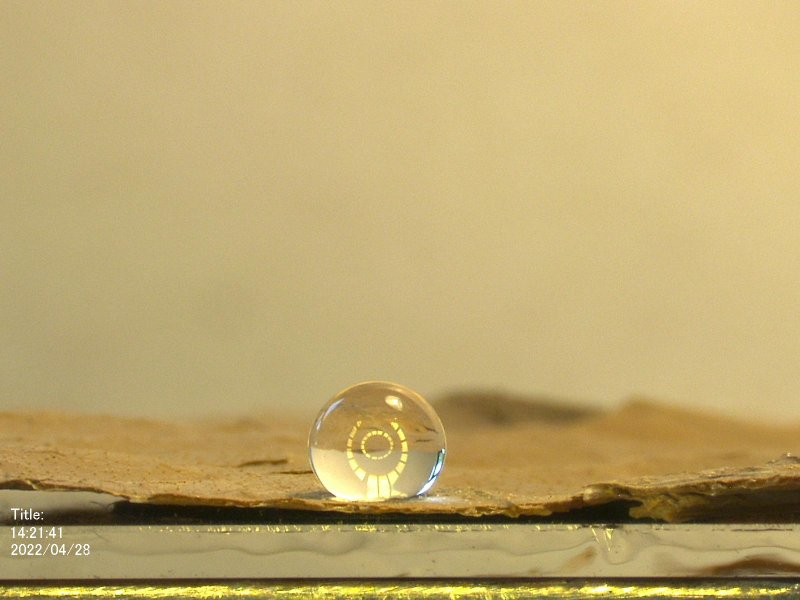
#> input picture fwdfoto/h20-lotus.jpg, 1600 x 1200 px (shown at 1/2 size); its folder holds only this picture in this run
$ python run_all.py   (older library calls are emulated)
#> lines starting #> are read from the running program, lines starting #| are printed output that depends on the picture
#> in preprocess_image, img is the input picture: shape (1200, 1600, 3); mean B, G, R 112.2, 169, 190.4
### automatic_segmentation/methods/preprocessing.py
"""
================================================================================
Step 2 — Preprocessing Pipeline
Sessile Drop Contact Angle Images
================================================================================

Dataset:  40 immagini RGB (1280x960 px)
          3 liquidi (H2O, CH2I2, Octanol) x ~13 substrati
Autori:   [nome]
Corso:    CO4 I4LS — ZHAW
================================================================================

Pipeline steps:
  1. Crop timestamp         (bottom 13% dell'immagine)
  2. Selezione canale       (canale RGB con varianza massima nella ROI superiore)
  3. Rilevamento substrato  (Sobel-y peak nella metà inferiore)
  4. Background subtraction (morphological closing + divisione normalizzata)
  5. CLAHE                  (clip=1.5, tile=16x16)
  6. Bilateral filter       (d=9, sigmaColor=sigmaSpace=75)
  7. Blank detection        (varianza ROI sopra substrato < soglia)

Requirements:
  pip install opencv-python numpy matplotlib
"""

import cv2
import numpy as np
from pathlib import Path
import matplotlib.pyplot as plt


# ================================================================================
# COSTANTI GLOBALI
# Calibrate sull'intero dataset di 40 immagini
# ================================================================================

TIMESTAMP_FRACTION  = 0.13    # bottom 13% contiene il testo timestamp
CLAHE_CLIP_LIMIT    = 1.5     # conservativo: non amplifica rumore
CLAHE_TILE_GRID     = (16, 16)
BILATERAL_D         = 9
BILATERAL_SIGMA_C   = 75
BILATERAL_SIGMA_S   = 75
MORPH_BG_KERNEL     = 101     # kernel per background subtraction (px)
BLANK_VAR_THRESHOLD = 25.0    # varianza sotto la quale → nessuna goccia
                               # calibrato su: i2-fuoc, test.jpg


# ================================================================================
# STEP 2.1 — Crop del timestamp
# ================================================================================

def crop_timestamp(img: np.ndarray,
                   fraction: float = TIMESTAMP_FRACTION) -> np.ndarray:
    """
    Rimuove il banner inferiore con timestamp (ora e data).

    Motivazione:
        Il testo bianco in basso a sinistra è presente in TUTTE le 40 immagini
        e occupa circa il 13% dell'altezza (verificato su tutto il dataset).
        Il testo ad alto contrasto verrebbe interpretato come foreground da
        qualsiasi thresholder → falsi positivi nelle maschere binarie.

    Args:
        img      : immagine BGR o grayscale (np.ndarray)
        fraction : frazione dell'altezza da rimuovere dal basso

    Returns:
        Immagine croppata (senza il banner inferiore)
    """
#> called with fraction = 0.13
    h = img.shape[0]
    return img[:int(h * (1 - fraction)), :]
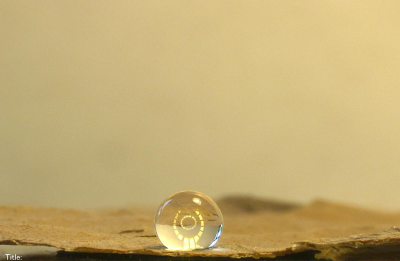
#> returned value: shape (1044, 1600, 3) (shown at 1/4 size); mean of channels 0, 1, 2 115.7, 172.3, 194.7; drawn as B, G, R


# ================================================================================
# STEP 2.2 — Selezione del canale ottimale
# ================================================================================

def extract_best_channel(img_bgr: np.ndarray) -> np.ndarray:
    """
    Seleziona il canale RGB che massimizza il contrasto goccia/sfondo.

    Motivazione:
        Il dataset presenta sfondi di colore radicalmente diversi:
          - Sfondo beige/neutro (maggioranza): grayscale standard è sufficiente
          - Sfondo verde (lotus): il canale R separa meglio la goccia scura
          - Substrato dorato (metall): il canale B enfatizza il bordo
        Invece di hard-codare il canale per ogni substrato, si seleziona
        automaticamente il canale con varianza massima nella ROI superiore
        (sfondo + goccia), che è un proxy robusto per "maggior informazione
        sul contorno della goccia".

    Args:
        img_bgr : immagine in formato BGR (np.ndarray uint8)

    Returns:
        Immagine grayscale del canale selezionato (np.ndarray uint8)
    """
    h = img_bgr.shape[0]
    roi_h = int(h * 0.6)  # analizza solo il 60% superiore (sfondo + goccia)

    channels = cv2.split(img_bgr)  # restituisce [B, G, R]
    variances = [np.var(ch[:roi_h, :]) for ch in channels]
#> variances = [52.25, 103.8, 153.5]
    best_ch_idx = int(np.argmax(variances))
#> best_ch_idx = 2

    return channels[best_ch_idx]
#> returned value: shape (1044, 1600)


# ================================================================================
# STEP 2.3 — Rilevamento della riga del substrato
# ================================================================================

def detect_substrate_line(gray: np.ndarray) -> int:
    """
    Individua la riga y corrispondente alla superficie superiore del substrato.

    Algoritmo:
        Gradiente verticale di Sobel (dy) applicato alla metà inferiore
        dell'immagine. La transizione sfondo → substrato genera il picco
        di energia orizzontale più elevato. Un smoothing con finestra
        mobile di 15 righe rende il rilevamento robusto su substrati
        texturizzati (tessuto, suie).

    Motivazione:
        Lavorare solo sulla ROI sopra il substrato è essenziale per:
          - Evitare che il substrato metallico brillante inquini l'istogramma
            del CLAHE e la background subtraction
          - Circoscrivere la blank detection alla zona effettiva della goccia
          - Migliorare la qualità del preprocessing su immagini come
            h2o-fog e oct-fog dove il substrato è molto luminoso

    Args:
        gray : immagine grayscale (np.ndarray uint8)

    Returns:
        Indice di riga (int) della superficie del substrato
    """
    h = gray.shape[0]
    # Ignora il terzo superiore (solo sfondo, nessun substrato)
    search_region = gray[h // 3:, :]
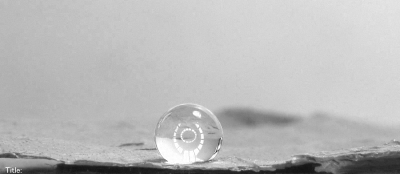
#> search_region: shape (696, 1600) (shown at 1/4 size); min 13, max 255, mean 185.7

    sobel_y = cv2.Sobel(search_region.astype(np.float32),
                        cv2.CV_32F, dx=0, dy=1, ksize=5)
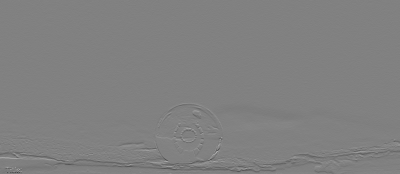
#> sobel_y: shape (696, 1600) float32 (shown at 1/4 size); min -9608, max 9367, mean -30.2; drawn with min black and max white
    row_energy = np.sum(np.abs(sobel_y), axis=1)
#> row_energy = 696 values, max 1089662 at index 668, min 0 at index 0, mean 266981.9

    # Smoothing per robustezza su substrati texturizzati
    row_energy_smooth = np.convolve(row_energy, np.ones(15) / 15, mode='same')
#> row_energy_smooth = 696 values, max 1003432.1 at index 662, min 67291.1 at index 0, mean 265782.1
    substrate_row = int(np.argmax(row_energy_smooth)) + h // 3
#> substrate_row = 1010

    return substrate_row


# ================================================================================
# STEP 2.4 — Background subtraction morfologica
# ================================================================================

def subtract_background(gray: np.ndarray,
                         kernel_size: int = MORPH_BG_KERNEL) -> np.ndarray:
    """
    Rimuove il gradiente di illuminazione non uniforme tramite
    morphological closing seguito da divisione normalizzata.

    Motivazione critica per questo dataset:
        Diverse immagini presentano gradienti di illuminazione estremi
        che rendono impossibile qualsiasi threshold globale:
          - h2o-fog-5/100, oct-fog-100: illuminazione da sotto crea un
            gradiente verticale enorme (valori ~50 in cima, ~230 in fondo)
          - oct-lotus, h20-lotus: sfondo verde con sfumatura irregolare
          - h2o-tessuto, oct-tessuto: substrato fibroso con molti picchi
            locali di intensità che mimano il bordo della goccia

        Il morphological closing con kernel ellittico grande (101x101 px,
        circa 8% della larghezza dell'immagine) approssima il campo di
        illuminazione locale senza essere disturbato dalla goccia, che
        occupa al massimo il 30% dell'area.

        La divisione normalizzata (divide + scale=255) produce
        un'immagine dove l'intensità è relativa allo sfondo locale,
        indipendentemente dall'illuminazione assoluta.

    Args:
        gray        : immagine grayscale (np.ndarray uint8)
        kernel_size : dimensione del kernel morfologico (default 101 px)

    Returns:
        Immagine normalizzata (np.ndarray uint8)
    """
#> called with kernel_size = 101
    kernel = cv2.getStructuringElement(
        cv2.MORPH_ELLIPSE, (kernel_size, kernel_size)
    )
    background = cv2.morphologyEx(gray, cv2.MORPH_CLOSE, kernel)
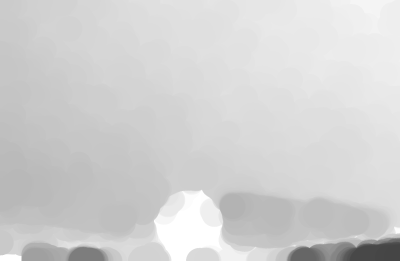
#> background: shape (1044, 1600) (shown at 1/4 size); min 69, max 255, mean 210.1

    normalized = cv2.divide(
        gray.astype(np.float32),
        background.astype(np.float32),
        scale=255.0
    )
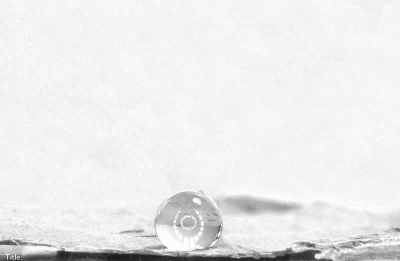
#> normalized: shape (1044, 1600) float32 (shown at 1/4 size); min 18, max 255, mean 235.5
    return np.clip(normalized, 0, 255).astype(np.uint8)


# ================================================================================
# STEP 2.5 — Contrast Enhancement (CLAHE)
# ================================================================================

def apply_clahe(gray: np.ndarray,
                clip_limit: float = CLAHE_CLIP_LIMIT,
                tile_grid: tuple = CLAHE_TILE_GRID) -> np.ndarray:
    """
    Contrast Limited Adaptive Histogram Equalization (CLAHE).

    Motivazione:
        Perché CLAHE e non equalizzazione globale:
          - L'equalizzazione globale satura le zone già ben contrastate
            (metall, lotus) e amplifica eccessivamente il rumore nelle
            zone flat (sfondo beige uniforme).
          - CLAHE opera su tile locali (16x16 = ~80x60 px per immagine
            1280x960) → migliora selettivamente le zone a basso contrasto
            dove si trovano i bordi delle gocce piatte (oct-fog, i2-fog).

        clipLimit=1.5: valore conservativo scelto perché i bordi delle
        gocce piatte (octanol su substrati idrofili) hanno contrasto
        tipicamente inferiore a 5 DN → serve amplificazione moderata,
        non aggressiva, per evitare di amplificare anche il rumore.

        tileGridSize=(16,16): tile da ~80x60 px, dimensione sufficiente
        a contenere l'intera goccia in 1-2 tile adiacenti.

    Args:
        gray       : immagine grayscale (np.ndarray uint8)
        clip_limit : limite di amplificazione del contrasto
        tile_grid  : dimensione della griglia di tile (tuple)

    Returns:
        Immagine con contrasto migliorato (np.ndarray uint8)
    """
#> called with clip_limit = 1.5, tile_grid = (16, 16)
    clahe = cv2.createCLAHE(clipLimit=clip_limit, tileGridSize=tile_grid)
    return clahe.apply(gray)


# ================================================================================
# STEP 2.6 — Denoising con Bilateral Filter
# ================================================================================

def denoise(gray: np.ndarray) -> np.ndarray:
    """
    Denoising edge-aware con filtro bilaterale.

    Motivazione:
        Perché bilateral filter e non Gaussian blur:
          - Il Gaussian blur degrada i bordi delle gocce a basso contrasto
            (oct-fog, i2-fog): il gradiente al bordo, già debole (~3-5 DN),
            viene ulteriormente attenuato → fallimento della segmentazione.
          - Il filtro bilaterale media i pixel omogenei (sfondo uniforme)
            ma PRESERVA le discontinuità (bordi della goccia) perché
            la funzione peso tiene conto sia della distanza spaziale
            (sigmaSpace) sia della differenza di intensità (sigmaColor).

        Parametri d=9, sigmaColor=sigmaSpace=75:
          - d=9: finestra di 9 px di diametro, sufficiente per il rumore
            di shot presente nelle immagini poco illuminate
          - sigma=75: trade-off tra smoothing del rumore e preservazione
            dei bordi tenuissimi tipici delle gocce di octanol

    Args:
        gray : immagine grayscale (np.ndarray uint8)

    Returns:
        Immagine denoisata (np.ndarray uint8)
    """
    return cv2.bilateralFilter(
        gray,
        d=BILATERAL_D,
        sigmaColor=BILATERAL_SIGMA_C,
        sigmaSpace=BILATERAL_SIGMA_S
    )


# ================================================================================
# STEP 2.7 — Rilevamento immagini blank
# ================================================================================

def detect_blank_image(gray: np.ndarray,
                        substrate_y: int,
                        threshold: float = BLANK_VAR_THRESHOLD) -> bool:
    """
    Classifica l'immagine come blank (nessuna goccia presente) se la
    varianza dell'intensità nella ROI sopra il substrato è < threshold.

    Immagini blank nel dataset:
        - i2-fuoc : CH2I2 su suie, liquido completamente spalmato (angolo ~0)
        - test.jpg: immagine di calibrazione senza goccia

    La soglia BLANK_VAR_THRESHOLD = 25.0 è conservativa: preferisce
    falsi negativi (classifica blank come goccia) a falsi positivi
    (scarta immagini valide). I casi border-line come oct-fog-5 hanno
    varianza bassa ma comunque superiore a 25.

    Args:
        gray        : immagine grayscale preprocessata (np.ndarray uint8)
        substrate_y : riga del substrato (da detect_substrate_line)
        threshold   : soglia di varianza (default 25.0)

    Returns:
        True se l'immagine è blank, False altrimenti
    """
#> called with substrate_y = 1010, threshold = 25
    roi = gray[:substrate_y, :]
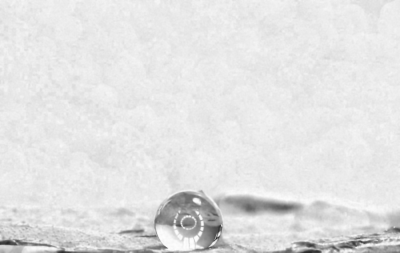
#> roi: shape (1010, 1600) (shown at 1/4 size); min 35, max 254, mean 226.4
    return float(np.var(roi)) < threshold


# ================================================================================
# PIPELINE COMPLETA — Singola immagine
# ================================================================================

def preprocess_image(img_path: str) -> dict:
    """
    Applica l'intera pipeline di preprocessing a una singola immagine.

    Sequenza degli step:
        1. Crop timestamp       (rimuove bottom 13%)
        2. Canale ottimale      (max varianza nella ROI superiore)
        3. Detect substrato     (Sobel-y peak nella metà inferiore)
        4. BG subtraction       (morphological closing + divisione)
        5. CLAHE                (clip=1.5, tile=16x16)
        6. Bilateral filter     (d=9, sigma=75)
        7. Blank detection      (varianza ROI < 25.0)

    Args:
        img_path : percorso all'immagine grezza (.jpg o .png)

    Returns:
        dict con le chiavi:
          'preprocessed'  : np.ndarray uint8, immagine pronta per segmentazione
          'gray_original' : np.ndarray uint8, grayscale senza preprocessing
          'substrate_y'   : int, riga stimata della superficie del substrato
          'is_blank'      : bool, True se nessuna goccia rilevata
          'path'          : str, percorso originale dell'immagine
    """
    img = cv2.imread(img_path)
    if img is None:
        raise FileNotFoundError(f"Impossibile leggere l'immagine: {img_path}")

    # Step 1 — Crop timestamp
    img_cropped = crop_timestamp(img)

    # Step 2 — Canale ottimale
    gray = extract_best_channel(img_cropped)
    gray_original = gray.copy()

    # Step 3 — Rilevamento substrato
    substrate_y = detect_substrate_line(gray)

    # Step 4 — Background subtraction
    bg_subtracted = subtract_background(gray)

    # Step 5 — CLAHE
    enhanced = apply_clahe(bg_subtracted)

    # Step 6 — Bilateral filter
    denoised = denoise(enhanced)

    # Step 7 — Blank detection
    is_blank = detect_blank_image(denoised, substrate_y)
#> is_blank = False

    # Step 8 — Crop ROI sopra substrato
    roi = crop_above_substrate(denoised, substrate_y)

    # Step 9 — Normalizzazione polarità (goccia sempre scura)
    roi_normalized = normalize_drop_polarity(roi)

    return {
        'preprocessed':      denoised,        # immagine intera preprocessata
        'roi':               roi_normalized,  # ROI sopra substrato, pronta per segmentazione
        'gray_original':     gray_original,
        'substrate_y':       substrate_y,
        'is_blank':          is_blank,
        'path':              img_path,
    }


# ================================================================================
# BATCH PROCESSING — Intero dataset
# ================================================================================

# [138 lines left out: functions preprocess_dataset, visualize_preprocessing, visualize_pipeline_steps, not called in this run]


# ================================================================================
# ENTRY POINT
# ================================================================================

# [29 lines that do not run on import are left out]


# ================================================================================
# STEP 2.8 — Crop ROI verticale (sopra il substrato)
# ================================================================================

def crop_above_substrate(img: np.ndarray,
                          substrate_y: int,
                          margin: int = 5) -> np.ndarray:
    """
    Ritaglia l'immagine mantenendo solo la zona sopra il substrato.

    Motivazione:
        Dai risultati di segmentazione automatica sul dataset si osserva che
        l'errore più frequente è la segmentazione del substrato stesso invece
        della goccia. Questo accade perché:
          - Il substrato metallico (metall, print) ha intensità molto variabile
            e genera bordi forti che dominano qualsiasi threshold
          - Il substrato fibroso (tessuto) ha texture che mima il contorno
            della goccia
          - Il substrato luminoso (teflon, fog) crea un gradiente verticale
            che sposta la distribuzione dell'istogramma

        Rimuovere completamente il substrato dalla ROI prima della
        segmentazione elimina questi falsi positivi senza perdere
        alcuna informazione sulla goccia.

        Il margine di 5 px garantisce che il punto di contatto della goccia
        con il substrato (contact line) sia incluso nella ROI.

    Args:
        img         : immagine grayscale preprocessata (np.ndarray uint8)
        substrate_y : riga del substrato (da detect_substrate_line)
        margin      : pixel aggiuntivi sotto substrate_y da includere

    Returns:
        ROI ritagliata (np.ndarray uint8) — solo zona sopra il substrato
    """
#> called with substrate_y = 1010, margin = 5
    cut = min(substrate_y + margin, img.shape[0])
#> cut = 1015
    return img[:cut, :]
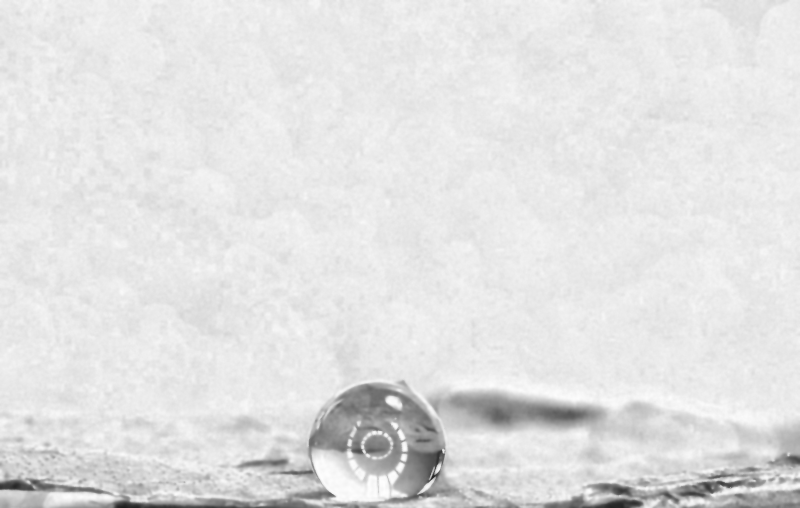
#> returned value: shape (1015, 1600) (shown at 1/2 size); min 29, max 254, mean 226


# ================================================================================
# STEP 2.9 — Polarity detection e normalizzazione del contrasto
# ================================================================================

def normalize_drop_polarity(roi: np.ndarray) -> np.ndarray:
    """
    Standardizza la polarità dell'immagine in modo che la goccia sia
    SEMPRE più scura dello sfondo (convenzione: goccia = pixel scuri).

    Motivazione:
        Nel dataset esistono due scenari di contrasto opposti:

        Scenario A — goccia più scura dello sfondo (maggioranza):
            metall, lotus, fuoc, rain, print, teflon (alcuni casi)
            → threshold diretto: pixel scuri = goccia

        Scenario B — goccia più chiara dello sfondo:
            h2o-teflon (sovraesposto), h2o-fog, oct-fog, i2-teflon
            → senza inversione, il threshold segmenta lo sfondo
              invece della goccia

        Questo è la causa principale degli errori osservati in:
          - h2o-teflon: segmenta il substrato luminoso
          - h2o-plexig: segmenta la linea del substrato
          - h2o-fog:    segmenta l'area chiara sotto invece della goccia

        Algoritmo di rilevamento automatico della polarità:
        Si analizza una striscia orizzontale centrale della ROI
        (tra il 30% e il 70% della larghezza) nella zona dove
        statisticamente la goccia è presente (metà superiore della ROI).
        Se la mediana dei pixel in quella zona è più alta della mediana
        globale dell'immagine → la zona centrale è più chiara dello sfondo
        → la goccia è chiara → inverti.

    Args:
        roi : ROI grayscale sopra il substrato (np.ndarray uint8)

    Returns:
        ROI con polarità normalizzata (goccia scura, sfondo chiaro)
    """
    h, w = roi.shape

    # Zona centrale dove statisticamente si trova la goccia
    x_start = w // 3
#> (the rest of the program and of its run is left out)
